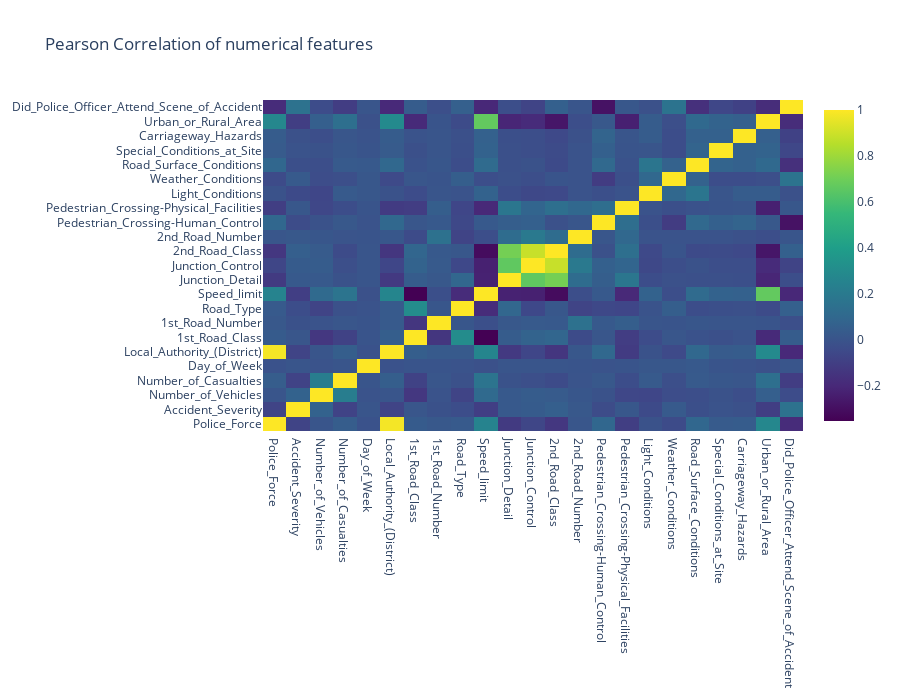

Notebook code cell kept with this figure:
### Code cell
# creating a list of only numerical categories for correlation plotting
    
numerical = [
#            u'Location_Easting_OSGR', 
#            u'Location_Northing_OSGR',
#            u'Longitude',
#            u'Latitude',
            u'Police_Force',
            u'Accident_Severity', 
            u'Number_of_Vehicles',
            u'Number_of_Casualties', 
            u'Day_of_Week', 
            u'Local_Authority_(District)', 
            u'1st_Road_Class',
            u'1st_Road_Number',
            u'Road_Type',
            u'Speed_limit',
            u'Junction_Detail',
            u'Junction_Control',
            u'2nd_Road_Class',
            u'2nd_Road_Number',
            u'Pedestrian_Crossing-Human_Control',
            u'Pedestrian_Crossing-Physical_Facilities',
            u'Light_Conditions',
            u'Weather_Conditions', 
            u'Road_Surface_Conditions',
            u'Special_Conditions_at_Site', 
            u'Carriageway_Hazards',
            u'Urban_or_Rural_Area', 
            u'Did_Police_Officer_Attend_Scene_of_Accident'
]
data = [
    go.Heatmap(
        z=accidents[numerical].astype(float).corr().values, # Generating the Pearson correlation
        x=accidents[numerical].columns.values,
        y=accidents[numerical].columns.values,
        colorscale='Viridis',
        reversescale = False,
#         text = True ,
        opacity = 1.0
        
    )
]

layout = go.Layout(
    title='Pearson Correlation of numerical features',
    xaxis = dict(ticks='', nticks=36),
    yaxis = dict(ticks='' ),
    width = 900, height = 700,
    
)

fig = go.Figure(data=data, layout=layout)
py.iplot(fig, filename='labelled-heatmap')

### Figure 1 — Plotly figure (JSON) as saved in the notebook; plotly's stock layout.template omitted (floating-point values rounded to 4 significant figures; data arrays with more than 128 entries replaced by an {"elided": "..."} marker saying what was removed)
{"data": [{"colorscale": [[0, "#440154"], [0.1111, "#482878"], [0.2222, "#3e4989"], [0.3333, "#31688e"], [0.4444, "#26828e"], [0.5556, "#1f9e89"], [0.6667, "#35b779"], [0.7778, "#6ece58"], [0.8889, "#b5de2b"], [1, "#fde725"]], "opacity": 1, "reversescale": false, "type": "heatmap", "x": ["Police_Force", "Accident_Severity", "Number_of_Vehicles", "Number_of_Casualties", "Day_of_Week", "Local_Authority_(District)", "1st_Road_Class", "1st_Road_Number", "Road_Type", "Speed_limit", "Junction_Detail", "Junction_Control", "2nd_Road_Class", "2nd_Road_Number", "Pedestrian_Crossing-Human_Control", "Pedestrian_Crossing-Physical_Facilities", "Light_Conditions", "Weather_Conditions", "Road_Surface_Conditions", "Special_Conditions_at_Site", "Carriageway_Hazards", "Urban_or_Rural_Area", "Did_Police_Officer_Attend_Scene_of_Accident"], "y": ["Police_Force", "Accident_Severity", "Number_of_Vehicles", "Number_of_Casualties", "Day_of_Week", "Local_Authority_(District)", "1st_Road_Class", "1st_Road_Number", "Road_Type", "Speed_limit", "Junction_Detail", "Junction_Control", "2nd_Road_Class", "2nd_Road_Number", "Pedestrian_Crossing-Human_Control", "Pedestrian_Crossing-Physical_Facilities", "Light_Conditions", "Weather_Conditions", "Road_Surface_Conditions", "Special_Conditions_at_Site", "Carriageway_Hazards", "Urban_or_Rural_Area", "Did_Police_Officer_Attend_Scene_of_Accident"], "z": {"elided": "23x23 float values"}}], "layout": {"height": 700, "title": {"text": "Pearson Correlation of numerical features"}, "width": 900, "xaxis": {"nticks": 36, "ticks": ""}, "yaxis": {"ticks": ""}}}
